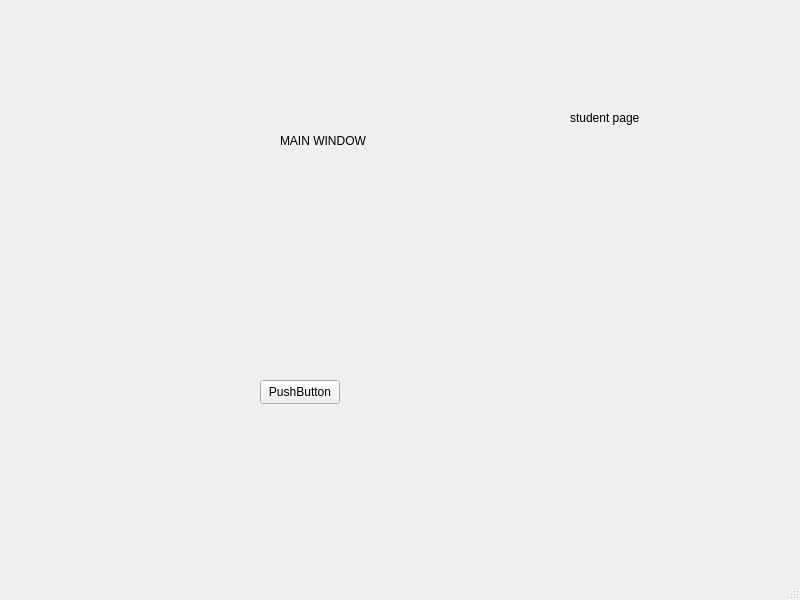
<?xml version="1.0" encoding="UTF-8"?>
<ui version="4.0">
 <class>MainWindow</class>
 <widget class="QMainWindow" name="MainWindow">
  <property name="geometry">
   <rect>
    <x>0</x>
    <y>0</y>
    <width>800</width>
    <height>600</height>
   </rect>
  </property>
  <property name="windowTitle">
   <string>MainWindow</string>
  </property>
  <widget class="QWidget" name="centralwidget">
   <widget class="QStackedWidget" name="stackedWidget">
    <property name="geometry">
     <rect>
      <x>0</x>
      <y>-20</y>
      <width>800</width>
      <height>600</height>
     </rect>
    </property>
    <property name="contextMenuPolicy">
     <enum>Qt::DefaultContextMenu</enum>
    </property>
    <property name="currentIndex">
     <number>0</number>
    </property>
    <widget class="QWidget" name="mainPageStudent">
     <widget class="QLabel" name="label">
      <property name="geometry">
       <rect>
        <x>280</x>
        <y>120</y>
        <width>291</width>
        <height>81</height>
       </rect>
      </property>
      <property name="text">
       <string>MAIN WINDOW</string>
      </property>
     </widget>
     <widget class="QLabel" name="testLabel1">
      <property name="geometry">
       <rect>
        <x>250</x>
        <y>220</y>
        <width>151</width>
        <height>51</height>
       </rect>
      </property>
      <property name="text">
       <string/>
      </property>
     </widget>
     <widget class="QPushButton" name="testButton">
      <property name="geometry">
       <rect>
        <x>260</x>
        <y>400</y>
        <width>80</width>
        <height>24</height>
       </rect>
      </property>
      <property name="text">
       <string>PushButton</string>
      </property>
     </widget>
     <widget class="QLabel" name="testLabel2">
      <property name="geometry">
       <rect>
        <x>250</x>
        <y>290</y>
        <width>151</width>
        <height>51</height>
       </rect>
      </property>
      <property name="text">
       <string/>
      </property>
     </widget>
     <widget class="QLabel" name="studentPageLabel">
      <property name="geometry">
       <rect>
        <x>570</x>
        <y>130</y>
        <width>101</width>
        <height>16</height>
       </rect>
      </property>
      <property name="text">
       <string>student page</string>
      </property>
     </widget>
    </widget>
    <widget class="QWidget" name="mainPageProfessor">
     <widget class="QLabel" name="label_2">
      <property name="geometry">
       <rect>
        <x>410</x>
        <y>140</y>
        <width>171</width>
        <height>61</height>
       </rect>
      </property>
      <property name="text">
       <string>prof page</string>
      </property>
     </widget>
    </widget>
   </widget>
  </widget>
  <widget class="QMenuBar" name="menubar">
   <property name="geometry">
    <rect>
     <x>0</x>
     <y>0</y>
     <width>800</width>
     <height>21</height>
    </rect>
   </property>
  </widget>
  <widget class="QStatusBar" name="statusbar"/>
 </widget>
 <resources/>
 <connections/>
</ui>
